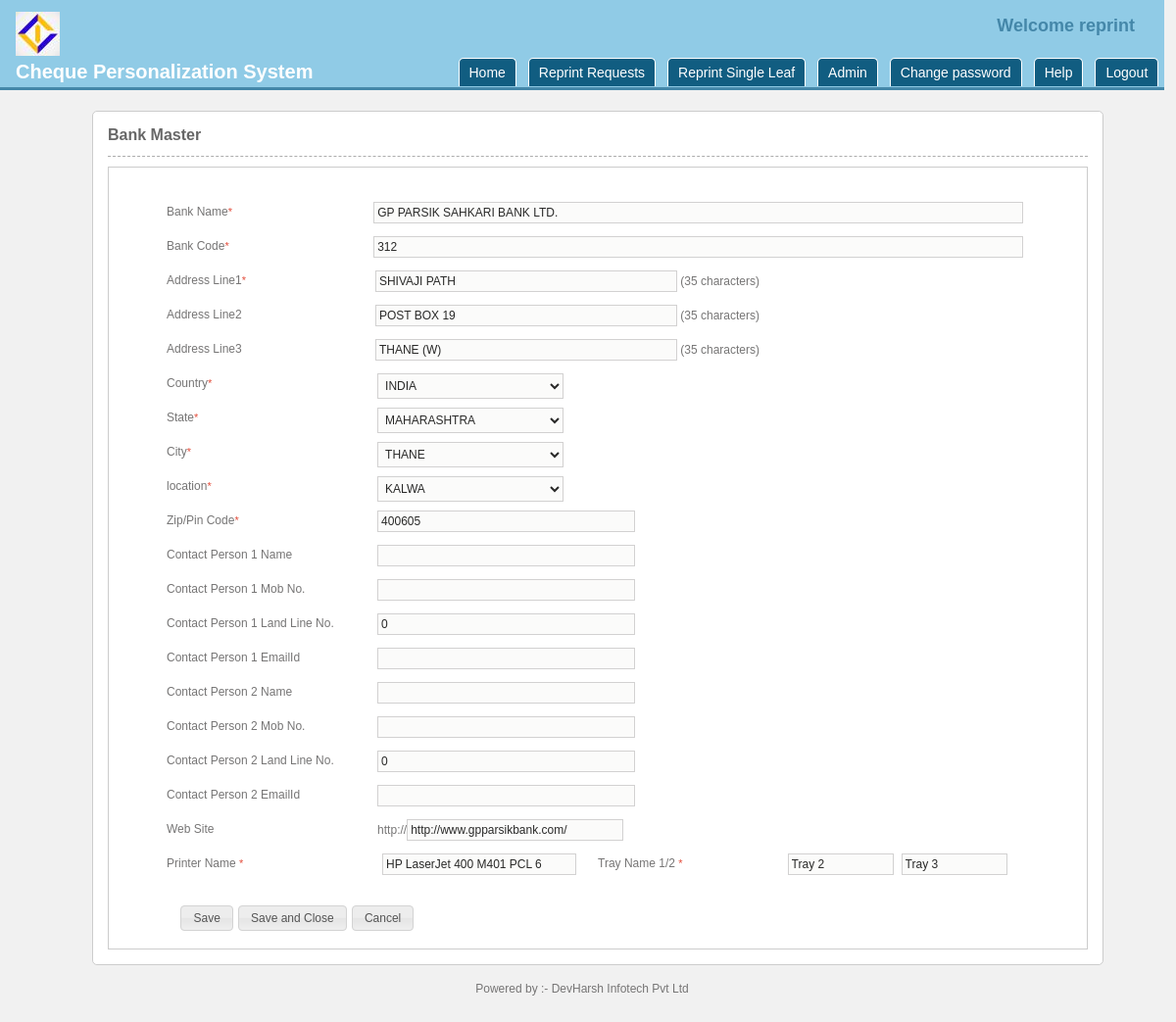
The app's page /bankmaster.php (signed in) with its own data.
### tables this page shows
CREATE TABLE IF NOT EXISTS `tb_cps_settings` (
  `inputfolderpath` varchar(100) NOT NULL,
  `archivefolderpath` varchar(50) NOT NULL,
  `inputfileformat` varchar(20) NOT NULL,
  `inputfiledelimiter` varchar(15) NOT NULL,
  `outputfolderpath` varchar(100) NOT NULL,
  `outputfileformat` varchar(20) NOT NULL,
  `outputfiledelimiter` varchar(15) NOT NULL,
  `typeofprinter` varchar(20) NOT NULL,
  `printermodel` int(11) NOT NULL,
  `chk_taken_from` int(1) NOT NULL,
  `chk_no_from` int(6) unsigned zerofill NOT NULL,
  `chk_no_to` int(6) unsigned zerofill NOT NULL,
  `nooffailedpasswordattempt` int(11) NOT NULL,
  `password_expiry` int(11) NOT NULL,
  `homescreen_text` varchar(100) NOT NULL,
  `poweredby` varchar(100) NOT NULL,
  `banklogo` varchar(100) NOT NULL,
  `desktop_image` varchar(100) NOT NULL,
  `chq_Image` text NOT NULL,
  `country` varchar(5) NOT NULL,
  `help_employeeid` varchar(20) NOT NULL,
  `help_helplineno1` varchar(30) NOT NULL,
  `help_emailid` varchar(100) NOT NULL,
  `autolockminutes` int(11) NOT NULL,
  `help_contactperson` varchar(200) NOT NULL,
  `help_helplineno2` varchar(20) NOT NULL,
  `license_type` varchar(10) NOT NULL,
  `license_install_date` date NOT NULL,
  `license_period` int(2) NOT NULL,
  `license_end_date` date NOT NULL,
  `license_no_of_users` int(5) NOT NULL,
  `license_cheque_leaves` int(250) NOT NULL,
  `license_users_leaves` int(1) NOT NULL,
  `license_users_leaves_value` int(20) NOT NULL,
  `toner_leaves_capacity` int(11) DEFAULT NULL
);

CREATE TABLE IF NOT EXISTS `tb_bankdetails` (
  `bank_id` int(4) unsigned zerofill NOT NULL AUTO_INCREMENT,
  `bank_name` varchar(100) NOT NULL,
  `bank_code` int(3) unsigned zerofill NOT NULL,
  `bank_address1` text NOT NULL,
  `bank_address2` varchar(36) NOT NULL,
  `bank_address3` varchar(36) NOT NULL,
  `bank_country_id` int(3) NOT NULL,
  `bank_state_id` int(3) NOT NULL,
  `bank_city_id` int(3) NOT NULL,
  `bank_suburb_id` int(3) NOT NULL,
  `bank_pin` varchar(15) NOT NULL,
  `bank_contact_no1` varchar(15) NOT NULL,
  `bank_contact_no2` varchar(15) NOT NULL,
  `bank_contact_per1` varchar(40) NOT NULL,
  `bank_contact_per2` varchar(40) NOT NULL,
  `bank_contact_per_LL1` int(12) NOT NULL,
  `bank_contact_per_LL2` int(12) NOT NULL,
  `bank_emailid2` varchar(30) NOT NULL,
  `bank_emailid` varchar(40) NOT NULL,
  `bank_website` varchar(40) NOT NULL,
  `bank_printers` text NOT NULL,
  PRIMARY KEY (`bank_id`)
);

### bankmaster.php (the view, shortened to what the rows shown need)
<?php
require_once('global.php');
$row = $db->get_row("select * from tb_bankdetails");
$printersinfo = "";
if(!empty($row->bank_printers)){
	$printersinfo = unserialize($row->bank_printers);
}
?>
<!DOCTYPE html PUBLIC "-//W3C//DTD XHTML 1.0 Strict//EN" "http://www.w3.org/TR/xhtml1/DTD/xhtml1-strict.dtd">
<html xmlns="http://www.w3.org/1999/xhtml">
<head>
<?php include('includes.php'); ?>
<link rel="stylesheet" href="css/stylecss.css" type="text/css" />
</head>
<body>
<?php require_once('header.php');	?>
                <div id="formdiv">
                    <div id="formfields">
                    <form id="frmbankmaster" name="frmbankmaster" method="post" action="post_bankmaster.php" autocomplete="off">
                      <table width="100%" border="0" cellspacing="0" cellpadding="0">
                        <tr>
                          <td align="center" valign="top" style="border:1px solid; border-color:#cccccc;">
						  <table width="880" border="0" cellspacing="0" cellpadding="0">
	<tr>
		<td colspan="2" align="left" valign="top"><table width="100%" border="0" cellspacing="0" cellpadding="0">
			<tr>
				<td width="89%" height="35" align="left" valign="top"><label>
					<input type="text" name="txtbankname" id="txtbankname" style="width:655px;" value="<?php echo stripslashes($row->bank_name); ?>" maxlength="80" onKeyPress="return isNumberKey1(event);" onKeyUp="javascript:this.value=this.value.toUpperCase();" />
					</label>
				</td>
			</tr>
		  </table>
		</td>
	</tr>
	<tr>
		<td colspan="2" align="left" valign="top"><table width="100%" border="0" cellspacing="0" cellpadding="0">
			<tr>
				<td width="89%" height="35" align="left" valign="top"><label>
					<input type="text" name="txtbankcode" id="txtbankcode" maxlength="4" style="width:655px;" value="<?php echo stripslashes($row->bank_code); ?>" maxlength="35" onKeyPress = "return isNumberKey(event);" onKeyUp="javascript:this.value=this.value.toUpperCase();" />
					</label>
				</td>
			</tr>
		  </table>
		</td>
	</tr>
	<tr>
		<td colspan="2" align="left" valign="top"><table width="100%" border="0" cellspacing="0" cellpadding="0">
			<tr>
				<td width="34%" height="35" align="left" valign="top"><label>
					<input type="text" name="branchaddress1" id="branchaddress1" style="width:300px;" maxlength="35" value="<?php echo stripslashes($row->bank_address1); ?>" onKeyUp="javascript:this.value=this.value.toUpperCase();" />&nbsp;<label>(35 characters)</label>
					</label>
				</td>
			</tr>
		  </table>
		</td>
	</tr>
	<tr>
		<td colspan="2" align="left" valign="top"><table width="100%" border="0" cellspacing="0" cellpadding="0">
			<tr>
				<td width="34%" height="35" align="left" valign="top"><label>
					<input type="text" name="branchaddress2" id="branchaddress2"  style="width:300px;" maxlength="35" value="<?php echo stripslashes($row->bank_address2); ?>" onKeyUp="javascript:this.value=this.value.toUpperCase();" />&nbsp;<label>(35 characters)</label>
					</label>
				</td>
			</tr>
		  </table>
		</td>
	</tr>
	<tr>
    <td colspan="2" align="left" valign="top"><table width="100%" border="0" cellspacing="0" cellpadding="0">
		<tr>
		<td width="34%" align="left" valign="top">
			<label>
				<input type="text" name="branchaddress3" id="branchaddress3"  style="width:300px;" maxlength="35" value="<?php echo stripslashes($row->bank_address3); ?>" onKeyUp="javascript:this.value=this.value.toUpperCase();" />&nbsp;<label>(35 characters)</label>
			</label>
		</td>
        </tr>
		</table></td>
	</tr>
								<?php
									$rowgetsuburb =  $db->get_results("select * from tb_suburbmaster where city_id = '".$row->bank_city_id."'");
								?>
	<tr>
		<td colspan="2" align="left" valign="top">
			<table width="100%" border="0" cellspacing="0" cellpadding="0">
				<tr>
					<td width="34%" align="left" valign="top">
						<label>
							<div id="divpostalcode" name="divpostalcode">
								<input type="text" name="txtpin" id="txtpin" style="width:255px;" value="<?php echo stripslashes($row->bank_pin); ?>" readonly="true" />
						</label>
					</td>
				</tr>
			</table>
		</td>
	</tr>
   <tr>
    <td colspan="2" align="left" valign="top"><table width="100%" border="0" cellspacing="0" cellpadding="0">
      <tr>
        <td width="34%" height="35" align="left" valign="top"><label>
          <input type="text" name="txtLLCont1" id="txtLLCont1" style="width:255px;" value="<?php echo stripslashes($row->bank_contact_per_LL1); ?>" maxlength="35" onKeyPress = "return isNumberKey(event);" onKeyUp="javascript:this.value=this.value.toUpperCase();"/>
          </label></td>
        </tr>
      </table></td>
  </tr>
  <tr>
    <td colspan="2" align="left" valign="top"><table width="100%" border="0" cellspacing="0" cellpadding="0">
      <tr>
        <td width="34%" height="35" align="left" valign="top"><label>
          <input type="text" name="txtLLCont2" id="txtLLCont2" style="width:255px;" value="<?php echo stripslashes($row->bank_contact_per_LL2); ?>" maxlength="35" onKeyPress = "return isNumberKey(event)" onKeyUp="javascript:this.value=this.value.toUpperCase();"/>
          </label></td>
        </tr>
      </table></td>
  </tr>
	<tr>
    <td colspan="2" align="left" valign="top"><table width="100%" border="0" cellspacing="0" cellpadding="0">
      <tr>
        <td width="34%" height="35" align="left" valign="top"><label>
          <label>http://</label><input type="text" name="txtwebsite" id="txtwebsite"  style="width:213px;" value="<?php echo stripslashes($row->bank_website); ?>"  maxlength="50"/>
          </label></td>
        </tr>
      </table></td>
  </tr>
  <tr>
					<td colspan="2" align="left" valign="top">
						<table width="100%" border="0" cellspacing="0" cellpadding="0">
							<tr>
								<td width="25%" align="left" valign="top">
									<input type="text" class="required" title="Please enter printer name" name="printername[]" value="<?php if(!empty($printersinfo)) echo $printersinfo[0][0]; ?>" style="width:190px;" />
								</td>
								<td width="22%" align="left" valign="top"><label>Tray Name 1/2 </label><span class="red">*</span></td></td>
								<td width="28%" height="35" align="left" valign="top">
									<input type="text" class="required" name="printertray1[]" title="Please enter tray 1" value="<?php if(!empty($printersinfo)) echo $printersinfo[0][1]; ?>" style="width:100px;" />&nbsp;
									<input type="text" name="printertray2[]" class="required" title="Please enter tray 2" value="<?php if(!empty($printersinfo)) echo $printersinfo[0][2]; ?>" style="width:100px;" />
								</td>
							</tr>
						</table>
					</td>
				</tr>
  </table>
                      </form>
                    </div>
                </div>
            </div>
        </div>
    </div>
</body>
</html>

### header.php (shortened to what the rows shown need)
<div id="topdivlogo">
<div id="titlediv">
<?php
$sql = "select banklogo,chk_no_from,chk_no_to,chk_taken_from from tb_cps_settings";
$row_setting = $db->get_row($sql);
if(!empty($row_setting->banklogo)): ?>
<img src = "images/<?php echo $row_setting->banklogo; ?>" rel="" />	<br/>
<?php endif;?>
Cheque Personalization System</div>
</div>
	<div id="innerpage-maindiv">
    	<div class="middle-maindiv">
        	<div class="middlesubdiv">

### records on screen
tb_cps_settings: banklogo (picture)
tb_bankdetails: txtbankname "GP PARSIK SAHKARI BANK LTD.", txtbankcode "312", branchaddress1 "SHIVAJI PATH", branchaddress2 "POST BOX 19", branchaddress3 "THANE (W)", txtpin "400605", txtLLCont1 "0", txtLLCont2 "0", txtwebsite "http://www.gpparsikbank.com/", bank_printers "HP LaserJet 400 M401 PCL 6", bank_printers "Tray 2", bank_printers "Tray 3"

### other values on screen
$_SESSION['admin_username'] "reprint"
$poweredby "DevHarsh Infotech Pvt Ltd"
form field ddlcountry "INDIA"
form field ddlstate "MAHARASHTRA"
form field ddlcity "THANE"
form field ddlsuburb "KALWA"
